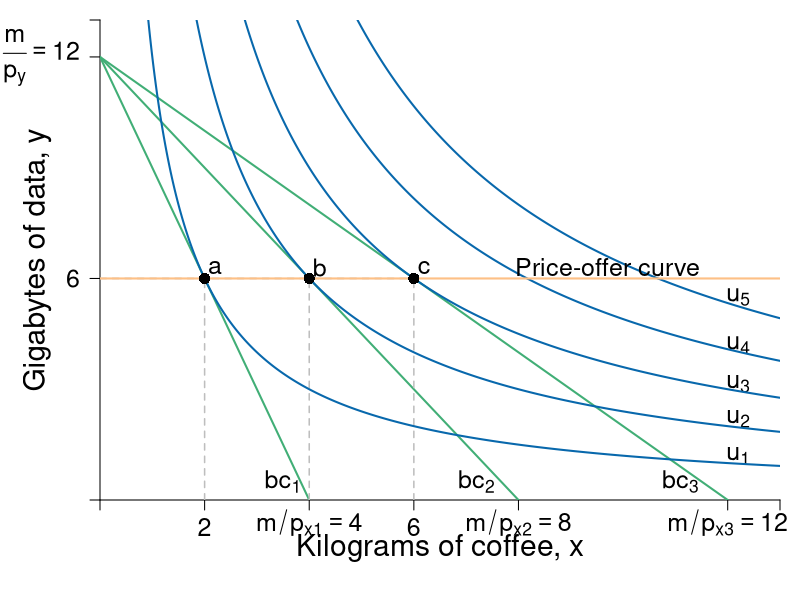

The R source for this figure:
library(shape)
pdf(file = "indmarketdemand/demandcd.pdf", width = 8, height = 8)

#Set parameters for graphics
pointsize <- 1.8
axislabelsize <- 1.8
labelsize <- 1.5
namesize <- 1.8
annotatesize <- 1.5
graphlinewidth <- 2
segmentlinewidth <- 1.5


COL <- c("#7fc97f", "#beaed4", "#fdc086", "#ffff99", "#386cb0", "#f0027f", "#bf5b17", "#666666")
COLA <- c("#99d8c9","#66c2a4","#41ae76", "#238b45", "#005824")
COLB <- c("#4eb3d3", "#2b8cbe", "#0868ac","#084081")

#Margins
par(mar =  c(5, 5, 1, 1))

uA <- function(x, y, alpha = 0.5) {
  x^(alpha)*y^(1 - alpha)
}

bcA <- function(x, w = 20, p = 2) {
  w - p*x
}


xlims <- c(0, 13)
ylims <- c(0, 13)

npts <- 501 
x <- seq(xlims[1], xlims[2], length.out = npts)
y <- seq(ylims[1], ylims[2], length.out = npts) 
a <- c(sqrt(2)*sqrt(6), 2*sqrt(6), 6,7,8)

plot(0, 0, xlim = xlims, ylim = ylims, type = "n",
     xlab = expression(paste("")),
     ylab = expression(paste("")), 
     xaxt = "n", 
     yaxt = "n", 
     cex.lab = axislabelsize, 
     bty = "n",
     xaxs="i", 
     yaxs="i")

# ticksy <- seq(from = 0, to = ylims[2], by = 2)
# ylabels <- seq(from = 0, to = ylims[2], by = 2)
# ticksx <- seq(from = 0, to = xlims[2], by = 2)
# xlabels <- seq(from = 0, to = xlims[2], by = 2)
ticksy <- c(0, 6, 12, ylims[2])
ylabels <- c(NA, 6, expression(paste(frac(m,p[y])==12 )), NA)
ticksx <- c(0, 2, 4, 6, 8, 12, xlims[2])
xlabels <- c(NA, 2, expression(paste(m/p[x1]) ==4), 6, expression(paste(m/p[x2])==8), expression(paste(m/p[x3])==12), NA)

axis(1, at = ticksx, pos = 0, labels = xlabels, cex.axis = labelsize)
axis(2, at = ticksy, pos = 0, labels = ylabels, las = 1, cex.axis = labelsize)

npts <- 500 
xx1 <- seq(xlims[1], xlims[2], length.out = npts)

lines(xx1, bcA(xx1, w = 12, p = 1), col = COLA[3], lwd = graphlinewidth)
lines(xx1, bcA(xx1, w = 12, p = 1.5), col = COLA[3], lwd = graphlinewidth)
lines(xx1, bcA(xx1, w = 12, p = 3), col = COLA[3], lwd = graphlinewidth)
#lines(xx1, indiffA1(xx1, uA = 20, rmax = 2.5, xmax = 10), col = COLB[4], lwd = graphlinewidth)


#Label Axes
#mtext(expression(paste("Kilograms of coffee, ", x)), side=1, line = 2.5, cex = axislabelsize)

text(0.5*xlims[2], -1.3, expression(paste("Kilograms of coffee, ", x)), xpd = TRUE, cex = axislabelsize) 
text(-1.2, 0.5*ylims[2], expression(paste("Gigabytes of data, ", y)), xpd = TRUE, cex = axislabelsize, srt = 90) 

segments(0, 6, 6, 6, lty = 2, col = "gray" , lwd = segmentlinewidth)
segments(2, 0, 2, 6, lty = 2, col = "gray" , lwd = segmentlinewidth)
segments(4, 0, 4, 6, lty = 2, col = "gray" , lwd = segmentlinewidth)
segments(6, 0, 6, 6, lty = 2, col = "gray" , lwd = segmentlinewidth)

#Label the budget curve functions for the HG, Aisha
text(3.5, 0.5, expression(bc[1]), cex = annotatesize)
text(7.2, 0.5, expression(bc[2]), cex = annotatesize)
text(11.1, 0.5, expression(bc[3]), cex = annotatesize)

#adding iso-welfare functions:

#Label the iso-welfare functions for the HG, Aisha
text(12.2, 1.2, expression(u[1]), cex = annotatesize)
text(12.2, 2.2, expression(u[2]), cex = annotatesize)
text(12.2, 3.15, expression(u[3]), cex = annotatesize)
text(12.2, 4.2, expression(u[4]), cex = annotatesize)
text(12.2, 5.5, expression(u[5]), cex = annotatesize)


#text(6.6, 8.3, expression(u[4]^A))

contour(x, y, 
        outer(x, y, uA),
        drawlabels = FALSE,
        col = COLB[3],
        lwd = graphlinewidth,
        levels = a, 
        xaxs="i", 
        yaxs="i", 
        add = TRUE)

abline(h=6, col=COL[3], lwd=graphlinewidth)


points(2, 6, pch = 16, col = "black", cex = 1.5)
text(2.2, 6.3, expression(a), cex = annotatesize)
points(4, 6, pch = 16, col = "black", cex = 1.5)
text(4.2, 6.3, expression(b), cex = annotatesize)
points(6, 6, pch = 16, col = "black", cex = 1.5)
text(6.2, 6.3, expression(c), cex = annotatesize)

#Arrows(8.5, 6, 6.5, 6, col = "black", lty = 1, lwd = 2, arr.type = "triangle", arr.lwd = 0.5)
text(9.7, 6.3, expression(paste("Price-offer curve")), cex = annotatesize)


dev.off()
